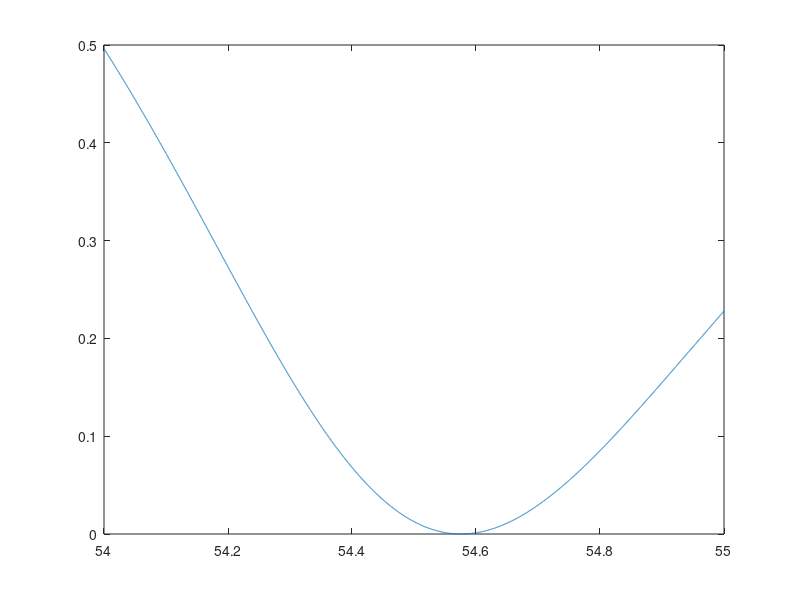

Reproduce this figure in MATLAB.
clear;
tic %tic (at the start) and toc (at the end) finds the runtime 
lambda=633e-9;%wavelength of incident light in vacuum at which nm is as follows
%changing wavelength to 1500nm from 633nm (no other changes) changes the whole nature of the graph for the refractive index of the metal changes
% Also, a different thickness is required to get minimum reflectivity (Rmin) under 0.01
% Changing thickness dm changes the resonance angle
nm=0.1325+4.0203i;%refractive index of metal at wavelength=633nm
%nm=0.53+10.43i;%refractive index of metal at wavelength=1500nm
%nm=0.12+3.75i;%refractive index of metal at wavelength=600nm
np=1.732;%refractive index of prism 
na=1.33;%refractive index of analyte
u=pi*4e-7;%magnetic permeability of non-magnetic substances(assumed)
dm=40e-9:1e-11:50e-9;dm=dm';%thickness (so that Rmin<0.01)of metal layer for wavelength=632nm(given in Shalabney paper)
theta=54:1e-4:55;%angle in prism(angle of incidence)
costheta=sqrt(1-((sind(theta)).^2).*((np^2)/(nm^2)));%cos of angle in metal
bdm=(costheta).*(((360*nm).*dm)./lambda);%Beta j used in Shalabney paper %360->2*pi when cosd->cos, sind->sin
qp=(cosd(theta)).*((sqrt(u))/np);%qj in prism (qj used in Shalabney paper)
qa=(sqrt(1-((sind(theta)).^2).*((np^2)/(na^2)))).*((sqrt(u))/na);%qj in analyte %used cos of angle in analyte
qm=costheta.*(sqrt(u)/nm);%qj in metal
%M=[cosd(b);-((sind(b)).*(1i./qm));-((sind(b)).*(1i.*qm));cosd(b)];%Inverse(hence 1,2 and 2,1 elements are negated) of complete propagation matrix in metal
M(:,:,1)=cosd(bdm);
M(:,:,2)=-((sind(bdm)).*(1i./qm));%qm and qdm are same because qj does not contain a z in its expression
M(:,:,3)=-((sind(bdm)).*(1i.*qm));
M(:,:,4)=cosd(bdm);
%r=((M(1,:)+(M(2,:)).*qa).*qp-(M(3,:)+(M(4,:)).*qa))./((M(1,:)+(M(2,:)).*qa).*qp+(M(3,:)+(M(4,:)).*qa));%reflection coefficient 
r=((M(:,:,1)+(M(:,:,2)).*qa).*qp-(M(:,:,3)+(M(:,:,4)).*qa))./((M(:,:,1)+(M(:,:,2)).*qa).*qp+(M(:,:,3)+(M(:,:,4)).*qa));
R=(abs(r)).^2;%reflectivity
%{
plot(theta,R(1,:));
xlabel('Incidence angle (deg)') 
ylabel('Reflectivity') 
%}
%{
%Below is the block to find extrema
indexmin = find(min(R(k,:)) == R(k,:)); 
thetamin = theta(indexmin); 
Rmin = R(indexmin);
indexmax = find(max(R) == R);
thetamax = theta(indexmax); 
Rmax = R(indexmax); 
%}
%{
R=R';
[Rmin,indexmin]=min(R);
%Rmin=Rmin';
indexmin2=find(min(Rmin)==Rmin);
Rminmin=Rmin(indexmin2);
dmmin=dm(indexmin2);
thetamin=theta(indexmin(indexmin2));
plot(theta,R(:,indexmin2))
%}
indexmin = min(min(R));
[x,y]=find(R==indexmin);
Rmin=R(x,y);
dmmin=dm(x);
thetamin=theta(y);
plot(theta,R(x,:))

toc